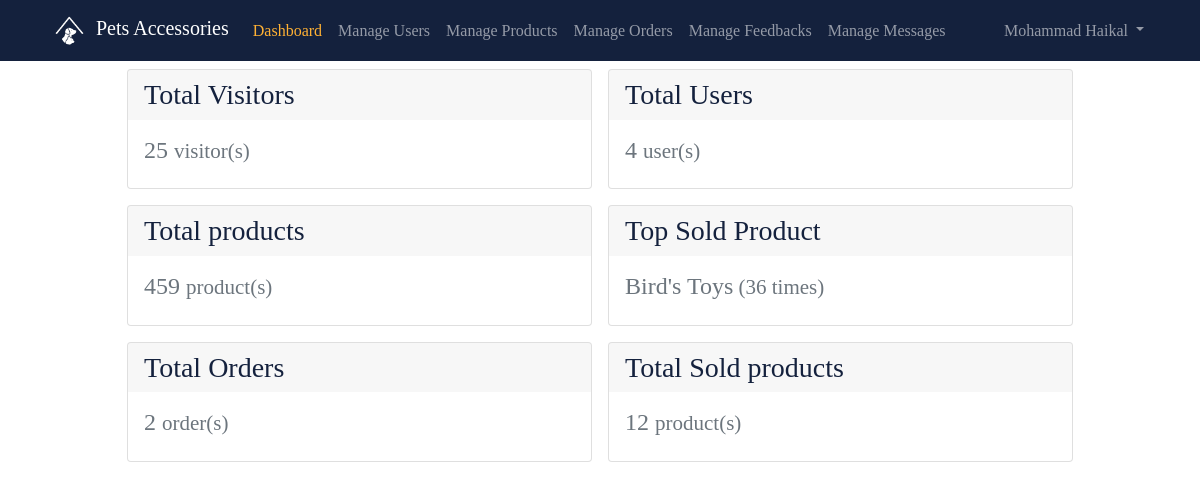
Page /petaccesories/dashboard.php (signed in) on the committed database.
### tables this page shows
CREATE TABLE IF NOT EXISTS `user` (
  `id` int(11) NOT NULL AUTO_INCREMENT,
  `is_admin` tinyint(1) DEFAULT '0',
  `first_name` varchar(30) NOT NULL,
  `last_name` varchar(30) NOT NULL,
  `email` varchar(50) NOT NULL,
  `phone` varchar(20) NOT NULL,
  `password` varchar(50) NOT NULL,
  `created_at` timestamp NOT NULL DEFAULT CURRENT_TIMESTAMP,
  PRIMARY KEY (`id`),
  UNIQUE KEY `UNIQUE` (`email`) USING BTREE
);

CREATE TABLE IF NOT EXISTS `visitors` (
  `id` int(11) NOT NULL AUTO_INCREMENT,
  `number` int(11) NOT NULL,
  PRIMARY KEY (`id`)
);

CREATE TABLE IF NOT EXISTS `product` (
  `id` int(11) NOT NULL AUTO_INCREMENT,
  `brand_id` int(11) NOT NULL,
  `category_id` int(11) NOT NULL,
  `active` tinyint(1) NOT NULL DEFAULT '1',
  `sold` int(11) NOT NULL DEFAULT '0',
  `name` varchar(50) NOT NULL,
  `image` text NOT NULL,
  `description` text,
  `price` float NOT NULL,
  `quantity` int(11) NOT NULL,
  `created_at` timestamp NOT NULL DEFAULT CURRENT_TIMESTAMP,
  PRIMARY KEY (`id`),
  KEY `category_id` (`category_id`),
  KEY `brand_id` (`brand_id`)
);

### petaccesories/modules/Admin.php (called while the page is built, shortened)
<?php
class Admin extends User
{
  public static function check()
  {
    if (isset($_SESSION['admin_id'])) {
      return true;
    } else {
      return false;
    }
  }
  public static function getAdminFullName()
  {
    $admin = self::getAdmin()[0];
    return $admin['first_name'] . " " . $admin['last_name'];
  }
  public static function getAdmin()
  {
    return self::getQueryResults("SELECT * FROM `user` WHERE  `id` = {$_SESSION['admin_id']}");
  }
}

### petaccesories/modules/DB.php (called while the page is built, shortened)
<?php
class DB
{
  protected static $servername;
  protected static $username;
  protected static $password;
  protected static $dbname;
  protected static function connect()
  {
    self::$servername = "localhost";
    self::$username = "root";
    self::$password = "";
    self::$dbname = "petaccessories";
    $conn = new mysqli(self::$servername, self::$username, self::$password, self::$dbname);
    return $conn;
  }
  protected static function getQueryResults($sql){
    $result = mysqli_query(self::connect(), $sql);
    return mysqli_fetch_all($result, MYSQLI_ASSOC);
  }
}

### petaccesories/modules/Visitor.php (called while the page is built, shortened)
<?php
class Visitor extends DB
{
  public static function getVisitorsNumber()
  {
    return self::getQueryResults("SELECT `number` FROM `visitors` WHERE `id` = 1")[0]['number'];
  }
}

### petaccesories/modules/User.php (called while the page is built, shortened)
<?php
class User extends DB
{
  public static function totalUsers()
  {
    return self::getQueryResults("SELECT count(id) as 'count' FROM `user`")[0]['count'];
  }
}

### petaccesories/modules/Product.php (called while the page is built, shortened)
<?php
class Product extends DB
{
  public static function getTopSold()
  {
    return self::getQueryResults("SELECT * FROM product ORDER BY `product`.`sold` DESC")[0];
  }
  public static function totalProducts()
  {
    return self::getQueryResults("SELECT sum(quantity) as 'sum' FROM `product`")[0]['sum'];
  }
  public static function totalSoldProducts()
  {
    return self::getQueryResults("SELECT sum(quantity) as 'sum' FROM `order_products`")[0]['sum'];
  }
}

### petaccesories/modules/Order.php (called while the page is built, shortened)
<?php
class Order extends DB
{
  public static function totalOrders()
  {
    return self::getQueryResults("SELECT count(id) as 'count' FROM `order`")[0]['count'];
  }
}

### petaccesories/dashboard.php (the view, shortened to what this page needs)
<?php
$topSoldProduct = Product::getTopSold();
?>
<!DOCTYPE html>
<html lang="en" dir="auto">
<?php include('./templates/head.php') ?>
<body>
    <?php include('./templates/adminNav.php') ?>
    <div class="container">
        <div class="row g-0 justify-content-center">
            <div class="card m-2 col-md-5">
                <h3 class="card-header border-0">Total Visitors</h3>
                <h4 class="card-body text-muted"><?= Visitor::getVisitorsNumber(); ?> <small>visitor(s)</small></h4>
            </div>
            <div class="card m-2 col-md-5">
                <h3 class="card-header border-0">Total Users</h3>
                <h4 class="card-body text-muted"><?= User::totalUsers(); ?> <small>user(s)</small></h4>
            </div>
            <div class="card m-2 col-md-5">
                <h3 class="card-header border-0">Total products</h3>
                <h4 class="card-body text-muted"><?= Product::totalProducts(); ?> <small>product(s)</small></h4>
            </div>
            <div class="card m-2 col-md-5">
                <h3 class="card-header border-0">Top Sold Product</h3>
                <h4 class="card-body text-muted"><?= $topSoldProduct['name'] . "<small> (" . $topSoldProduct['id'] . " times)</small> " ?></h4>
            </div>
            <div class="card m-2 col-md-5">
                <h3 class="card-header border-0">Total Orders</h3>
                <h4 class="card-body text-muted"><?= Order::totalOrders(); ?> <small>order(s)</small></h4>
            </div>
            <div class="card m-2 col-md-5">
                <h3 class="card-header border-0">Total Sold products</h3>
                <h4 class="card-body text-muted"><?= Product::totalSoldProducts(); ?> <small>product(s)</small></h4>
            </div>
        </div>
    </div>
</body>
</html>

### petaccesories/templates/adminNav.php (shortened to what this page needs)
<?php
    $currentPage = basename($_SERVER['PHP_SELF']);
?>
<nav class="navbar navbar-expand-md navbar-dark bg-dark sticky-top">
        <div class="container-fluid pe-md-5 ps-md-5">
            <a class="navbar-brand" href="index.php">
                <img src="./img/logo.png" class="mx-1 " style="width: 35px; height: 35px;" alt="Logo">
                Pets Accessories
            </a>
            <div class="collapse navbar-collapse" id="navbarNavDropdown">
                <ul class="navbar-nav">
                    <li class="nav-item">
                        <a class="nav-link <?php if ($currentPage == 'dashboard.php') {echo "active";}?>" href="./dashboard.php">Dashboard</a>
                    </li>
                    <li class="nav-item">
                        <a class="nav-link <?php if ($currentPage == 'manageUsers.php') {echo "active";}?>" href="./manageUsers.php">Manage Users</a>
                    </li>
                    <li class="nav-item">
                        <a class="nav-link <?php if ($currentPage == 'manageProducts.php') {echo "active";}?>" href="./manageProducts.php">Manage Products</a>
                    </li>
                    <li class="nav-item">
                        <a class="nav-link <?php if ($currentPage == 'manageOrders.php') {echo "active";}?>" href="./manageOrders.php">Manage Orders</a>
                    </li>
                    <li class="nav-item">
                        <a class="nav-link <?php if ($currentPage == 'manageFeedbacks.php') {echo "active";}?>" href="./manageFeedbacks.php">Manage Feedbacks</a>
                    </li>
                    <li class="nav-item">
                        <a class="nav-link <?php if ($currentPage == 'manageMessages.php') {echo "active";}?>" href="./manageMessages.php">Manage Messages</a>
                    </li>
                </ul>
                <?php if (Admin::check()) : ?>
                    <ul class="navbar-nav ms-auto">
                        <li class="nav-item dropdown">
                            <a class="nav-link dropdown-toggle" href="#" role="button" data-bs-toggle="dropdown" aria-expanded="false">
                                <?php echo Admin::getAdminFullName() ?>
                            </a>
                        </li>
                    </ul>
                <?php endif; ?>
            </div>
        </div>
    </nav>

### rows in the picture
user: Admin::getAdminFullName() "Mohammad Haikal"
visitors: number "25"
product: name "Bird's Toys", id "36"

### other values in the picture
User::totalUsers() "4"
Product::totalProducts() "459"
Order::totalOrders() "2"
Product::totalSoldProducts() "12"
